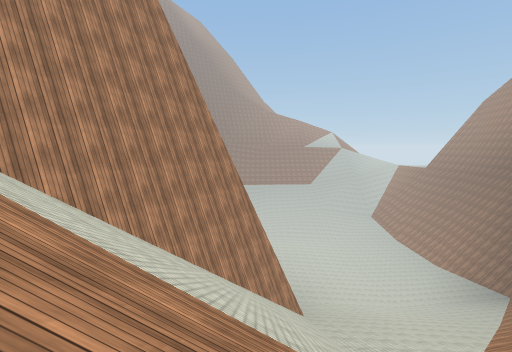
View 1 (above)

23 first-person views from a walk through a 3-D level made in the Unity game engine. The camera is 1.3 m above the floor, tilts 6° down and sees 85° across. The floor is counted in squares, 2 m on a side. Each view is taken from the middle of a square. On the plan, view 1 faces up. The plan holds only what a view shows up to about 9 squares ahead; the rest is blank. The place goes on beyond the plan. Surface patterns are stand-ins for the level's own textures.

View 2
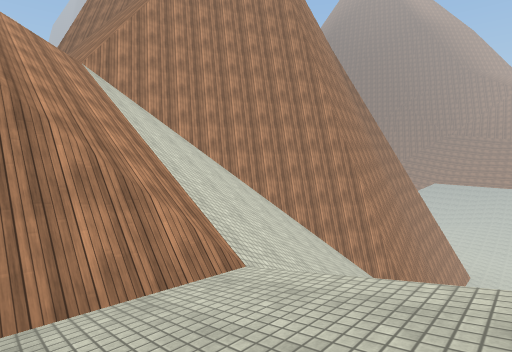

View 3
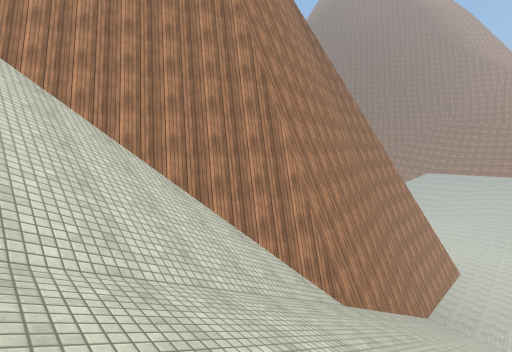

View 4
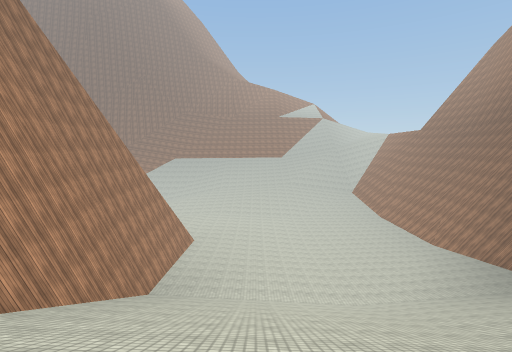

View 5
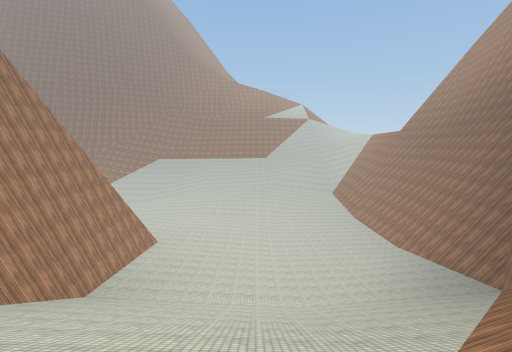

View 6
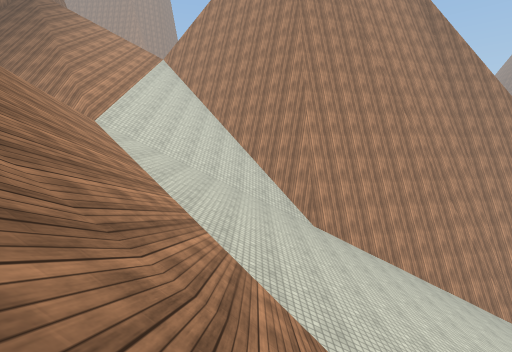

View 7
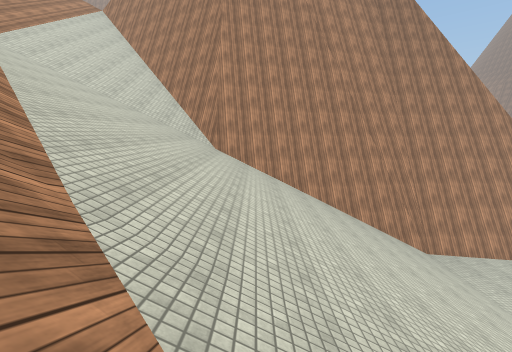

View 8
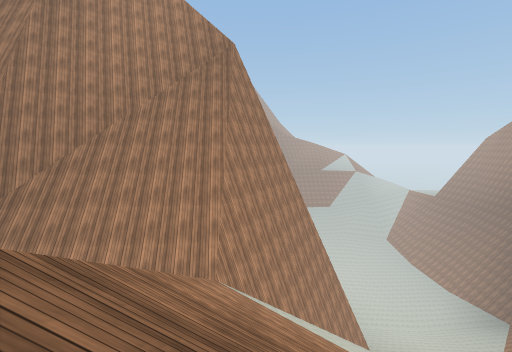

View 9
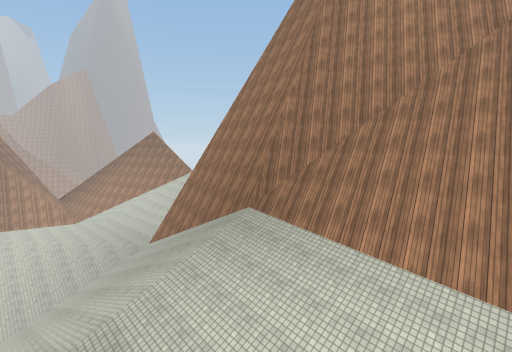

View 10
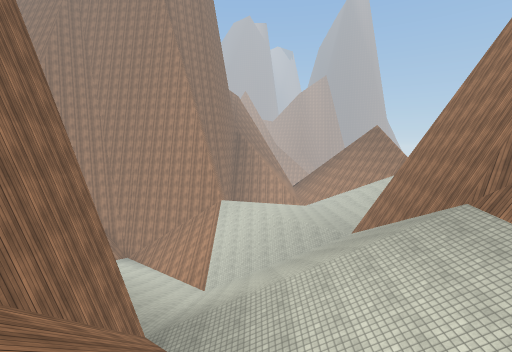

View 11
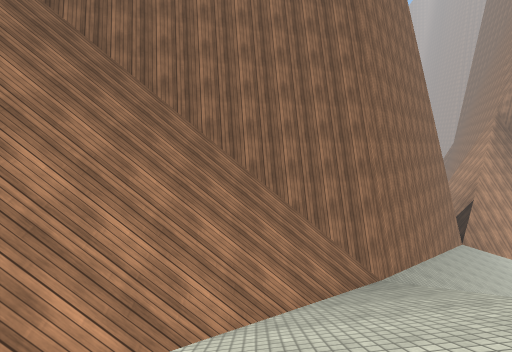

View 12
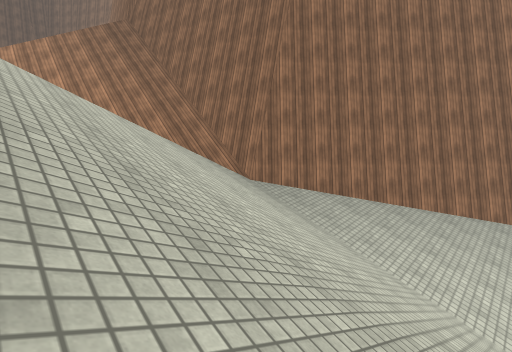

View 13
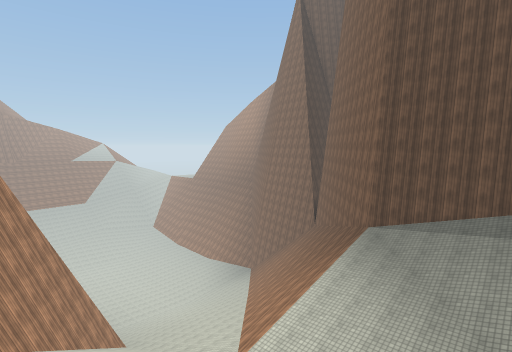

View 14
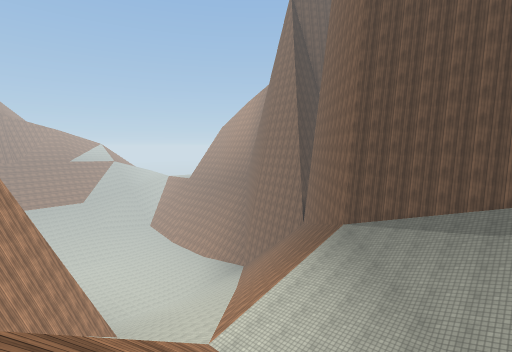

View 15
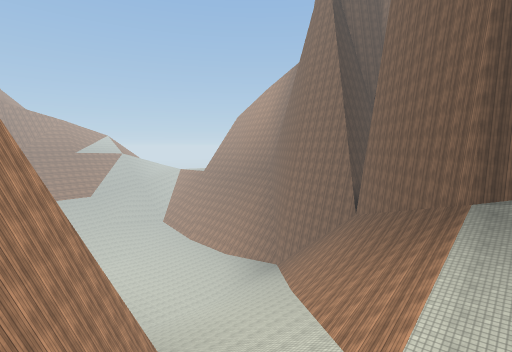

View 16
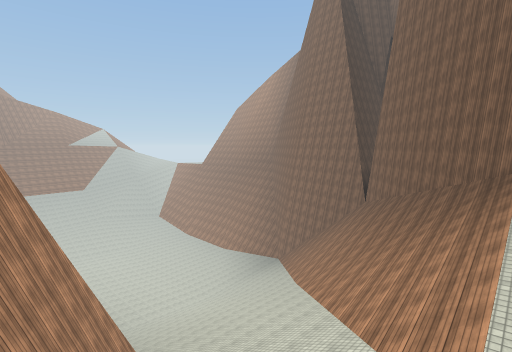

View 17
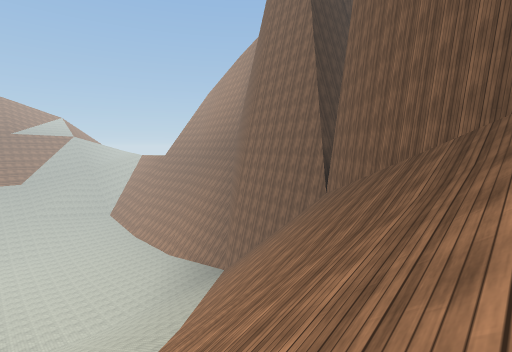

View 18
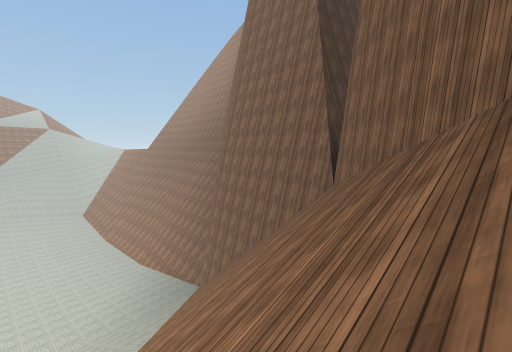

View 19
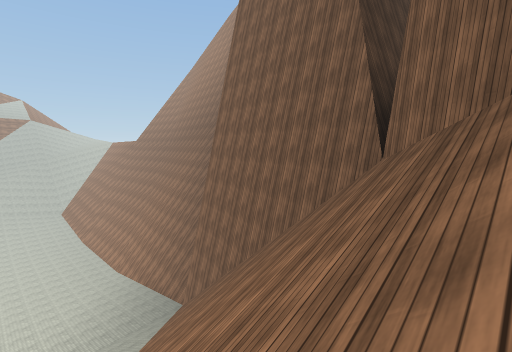

View 20
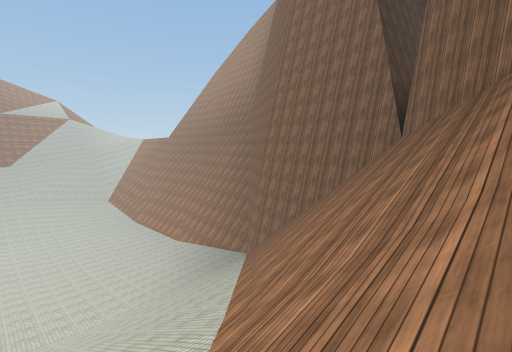

View 21
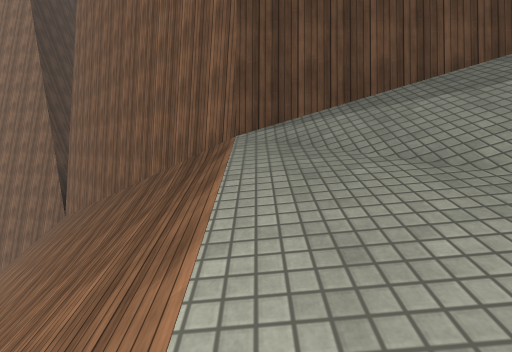

View 22
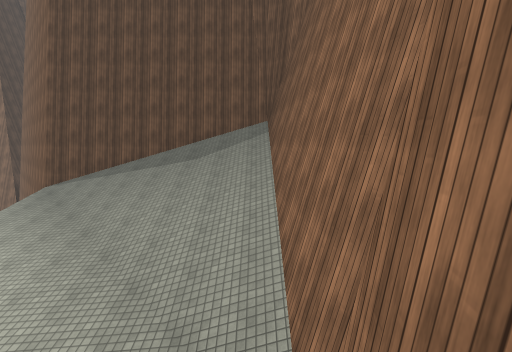

View 23
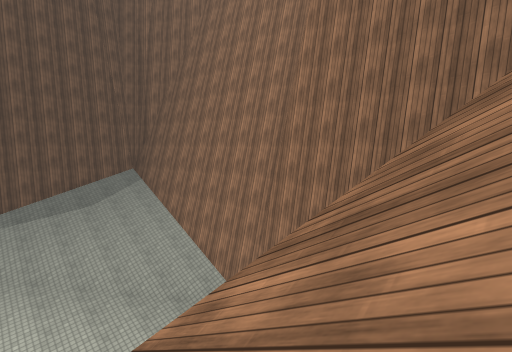

### Floor plan
Key: @ floor where view 1 was taken; # wall or solid block; . floor; / step, stairs or slope.
Columns run from 16 left of view 1 to 15 right of it. Each row starts with its distance up from view 1.
 16                  # ////////////#
 15                  #/////////////#
 14                  #/////////////#
 13                  #/////////////#
 12                  #/////////////#
 11                  #/////////////#
 10                  #/////////////#
  9                 ##/////////////#
  8                ##/////////////##
  7               ##/////////////##
  6              ##/////////////##
  5             ##/////////////##
  4            ##/////////////##
  3  ###########/////////////##
  2  ////////////////////////#
  1  ////////////////////////#
  0 /////////  /////@////////#
 -1 ////////////////   //////#
 -2 ///////////////   ///////#
 -3 ///////////// /   ///////#
 -4 ////////////////////////.#
 -5 ////#######  #############
 -6 ///##
 -7 //##
 -8 /##
 -9 ##

Positions as (right, up) in squares from view 1, and headings:
1: (0, 0), facing up
2: (4, 0), facing up-left
3: (4, 4), facing up-left
4: (5, 7), facing up
5: (7, 7), facing up
6: (10, 7), facing left
7: (10, 10), facing left
8: (-4, -4), facing up
9: (-6, -3), facing up-left
10: (-6, -2), facing left
11: (-9, 1), facing down
12: (-16, 0), facing down-right
13: (-2, -2), facing up-right
14: (-2, -3), facing up-right
15: (-2, 1), facing up-right
16: (-1, 2), facing up-right
17: (5, 3), facing up-right
18: (8, 5), facing up-right
19: (10, 7), facing up-right
20: (6, 6), facing up-right
21: (5, 2), facing right
22: (0, -4), facing right
23: (-3, 0), facing down-right
